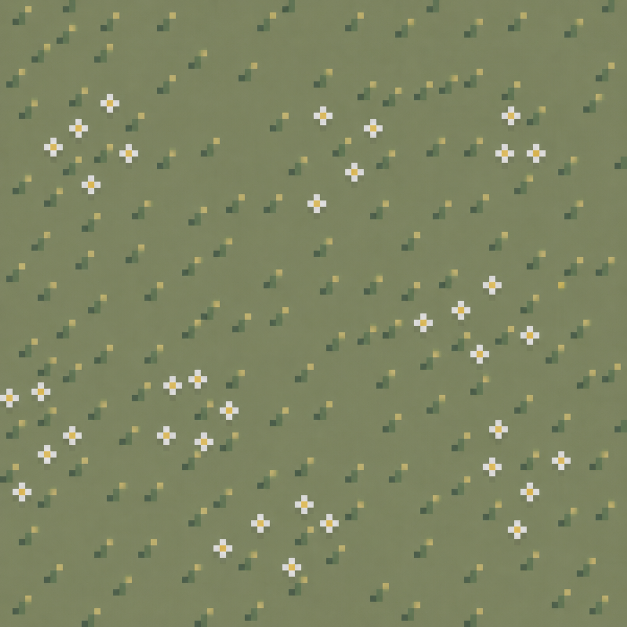
#> input picture raw_assets/grass.jpg, 1254 x 1254 px (shown at 1/2 size)
$ python convert_cat_assets.py --input ../raw_assets/grass.jpg --output out.png
#> lines starting #> are read from the running program, lines starting #| are printed output that depends on the picture
#!/usr/bin/env python3
"""
convert_cat_assets.py
Convert a sprite-sheet PNG into C++ PROGMEM arrays for ESP32 / Arduino_GFX.

Usage:
  python tools/convert_cat_assets.py \
      --input  "raw_assets/Free pack/cat 1.png" \
      --slot   32 \
      --cols   11 \
      --output src/assets/cat_frames

The script slices the sheet into (slot × slot) cells, converts each pixel to
RGB565, builds a 1-byte-per-pixel alpha mask (1=draw, 0=transparent), and
writes cat_frames.h + cat_frames.cpp.
"""

import argparse
import csv
from pathlib import Path
from PIL import Image

# ── Frame manifest ────────────────────────────────────────────────────────────
# (name, row, col)  — adjust as you discover what each slot contains.
# Use tools/preview_cat_slots.py to view the grid before editing this list.
DEFAULT_FRAMES = [
    ("TEST_0", 0, 0),
    ("TEST_1", 0, 1),
    ("TEST_2", 0, 2),
    ("TEST_3", 0, 3),
]


def load_manifest(csv_path: str) -> list[tuple[str, int, int]]:
    """Load frame list from a CSV manifest (skips comment lines starting with #)."""
    frames = []
    with open(csv_path, newline="") as f:
        for line in f:
            line = line.strip()
            if not line or line.startswith("#"):
                continue
            parts = [p.strip() for p in line.split(",")]
            if len(parts) < 3:
                continue
            name, row, col = parts[0].upper(), int(parts[1]), int(parts[2])
            frames.append((name, row, col))
    return frames

ALPHA_THRESHOLD = 20   # alpha <= this → transparent pixel


def to_rgb565(r: int, g: int, b: int) -> int:
    return ((r & 0xF8) << 8) | ((g & 0xFC) << 3) | (b >> 3)


def extract_frame(img: Image.Image, row: int, col: int, slot: int):
    """Return (pixels_rgb565, mask_uint8) for one slot cell."""
    x0, y0 = col * slot, row * slot
    cell = img.crop((x0, y0, x0 + slot, y0 + slot))
    rgba = cell.convert("RGBA")

    pixels, mask = [], []
    for py in range(slot):
        for px in range(slot):
            r, g, b, a = rgba.getpixel((px, py))
            pixels.append(to_rgb565(r, g, b))
            mask.append(1 if a > ALPHA_THRESHOLD else 0)
    return pixels, mask


def format_array_u16(name: str, data: list[int]) -> str:
    hex_vals = [f"0x{v:04X}" for v in data]
    rows = [", ".join(hex_vals[i:i+16]) for i in range(0, len(hex_vals), 16)]
    body = ",\n  ".join(rows)
    return f"const uint16_t {name}[] PROGMEM = {{\n  {body}\n}};"


def format_array_u8(name: str, data: list[int]) -> str:
    rows = [", ".join(str(v) for v in data[i:i+32]) for i in range(0, len(data), 32)]
    body = ",\n  ".join(rows)
    return f"const uint8_t {name}[] PROGMEM = {{\n  {body}\n}};"


def generate(input_path: str, slot: int, cols: int, output_base: str,
             frames: list[tuple[str, int, int]]) -> None:
#> called with input_path = '../raw_assets/grass.jpg', slot = 32, cols = 11, output_base = 'out.png'
    img = Image.open(input_path).convert("RGBA")
    w, h = img.size
#> w = 1254; h = 1254
    rows_total = h // slot
#> rows_total = 39
    print(f"Sheet: {w}×{h}  →  {cols} cols × {rows_total} rows  (slot={slot})")
#| Sheet: 1254×1254  →  11 cols × 39 rows  (slot=32)

    # Validate requested frames
    for name, row, col in frames:
        if row >= rows_total or col >= cols:
            raise ValueError(f"Frame {name} ({row},{col}) out of range "
                             f"({rows_total} rows, {cols} cols)")

    out_h   = Path(output_base).with_suffix(".h")
    out_cpp = Path(output_base).with_suffix(".cpp")

    # ── .h ───────────────────────────────────────────────────────────────────
    extern_decls = "\n".join(
        f"extern const CatFrame CAT_FRAME_{name};" for name, *_ in frames
    )
    header = (
        "#pragma once\n"
        "// AUTO-GENERATED by tools/convert_cat_assets.py — do not edit by hand.\n"
        "#include <Arduino.h>\n"
        "\n"
        f"#define CAT_FRAME_W {slot}\n"
        f"#define CAT_FRAME_H {slot}\n"
        "\n"
        "struct CatFrame {\n"
        "    const uint16_t* pixels; // RGB565, row-major, PROGMEM\n"
        "    const uint8_t*  mask;   // 1=draw, 0=transparent, PROGMEM\n"
        "    uint16_t        width;\n"
        "    uint16_t        height;\n"
        "};\n"
        "\n"
        + extern_decls + "\n"
    )
    out_h.write_text(header)
    print(f"Written: {out_h}")

    # ── .cpp ─────────────────────────────────────────────────────────────────
    cpp_parts = [
        f'#include "{out_h.name}"',
        "",
    ]
    for name, row, col in frames:
        pixels, mask_data = extract_frame(img, row, col, slot)
        px_name   = f"CAT_{name}_PIXELS"
        mask_name = f"CAT_{name}_MASK"

        cpp_parts.append(f"// row={row}, col={col}")
        cpp_parts.append(format_array_u16(px_name, pixels))
        cpp_parts.append(format_array_u8(mask_name, mask_data))
        cpp_parts.append(
            f"const CatFrame CAT_FRAME_{name} = {{"
            f" {px_name}, {mask_name}, {slot}, {slot} }};"
        )
        cpp_parts.append("")

        opaque = sum(mask_data)
        print(f"  {name:12s} (r{row},c{col})  {opaque}/{slot*slot} opaque pixels")
#> this loop made 4 passes
#|   TEST_0       (r0,c0)  1024/1024 opaque pixels
#|   TEST_1       (r0,c1)  1024/1024 opaque pixels
#|   TEST_2       (r0,c2)  1024/1024 opaque pixels
#|   TEST_3       (r0,c3)  1024/1024 opaque pixels
#> pass 1, in extract_frame, `cell = img.crop((x0, y0, x0 + slot, y0 + slot))`:
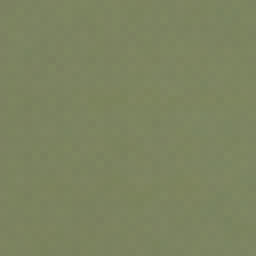
#> cell: PIL image 32x32 RGBA (shown 8 times larger); mean R, G, B, A 124.4, 131.5, 96.1, 255
#> pass 2, in extract_frame (call 2), `cell = img.crop((x0, y0, x0 + slot, y0 + slot))`:
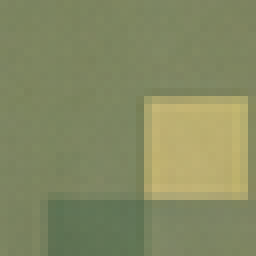
#> cell: PIL image 32x32 RGBA (shown 8 times larger); mean R, G, B, A 132.6, 138.2, 98.5, 255
#> after the loop, cpp_parts = 22 items

    out_cpp.write_text("\n".join(cpp_parts) + "\n")
    print(f"Written: {out_cpp}")


def parse_frame_spec(s: str) -> tuple[str, int, int]:
    """Parse 'NAME:row,col' into (name, row, col)."""
    name, coords = s.split(":")
    row, col = coords.split(",")
    return name.upper(), int(row), int(col)


def main():
    ap = argparse.ArgumentParser(description="PNG sprite-sheet → C++ PROGMEM arrays")
    ap.add_argument("--input",  required=True, help="Input PNG path")
    ap.add_argument("--slot",   type=int, default=32, help="Slot size in pixels (default 32)")
    ap.add_argument("--cols",   type=int, default=11, help="Columns in the sheet (default 11)")
    ap.add_argument("--output", required=True,
                    help="Output path base, e.g. src/assets/cat_frames")
    ap.add_argument("--frames", nargs="*", metavar="NAME:row,col",
                    help="Frames to export. Example: --frames IDLE_0:0,0 SLEEP_0:3,2")
    ap.add_argument("--manifest", metavar="CSV_PATH",
                    help="CSV manifest file (name,row,col — lines starting with # ignored). "
                         "Overrides --frames and DEFAULT_FRAMES.")
    args = ap.parse_args()

    frames = DEFAULT_FRAMES
    if args.manifest:
        frames = load_manifest(args.manifest)
    elif args.frames:
        # Support both "A:0,0;B:0,1" (single string) and A:0,0 B:0,1 (separate args)
        raw = ";".join(args.frames)
        parts = [p.strip() for p in raw.split(";") if p.strip()]
        frames = [parse_frame_spec(p) for p in parts]

    generate(args.input, args.slot, args.cols, args.output, frames)


if __name__ == "__main__":
    main()
